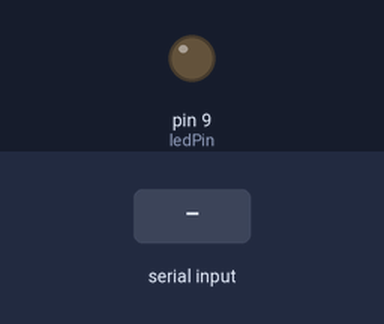
Simulated run of this sketch. Board: Arduino Uno, built with avr-gcc and run on an emulated ATmega328P. Shown: output pins drawn as LEDs (lit = HIGH). The inputs (shaded band) are chosen by the test bench.

Above: at 1.2 s.
1.3 s: "1" received over Serial
At 3.0 s:
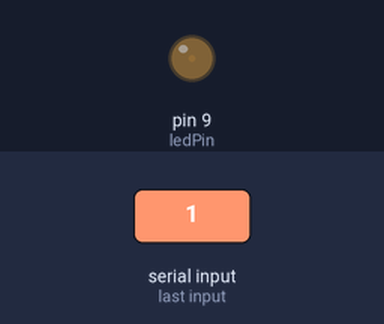
3.8 s: "90,45\n" received over Serial
At 4.3 s:
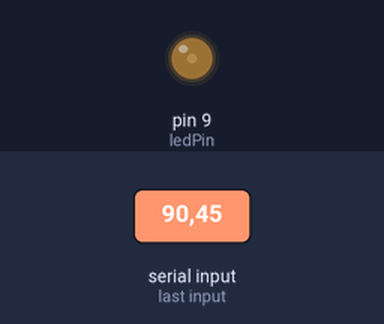
5.3 s: "30,150\n" received over Serial
At 6.5 s:
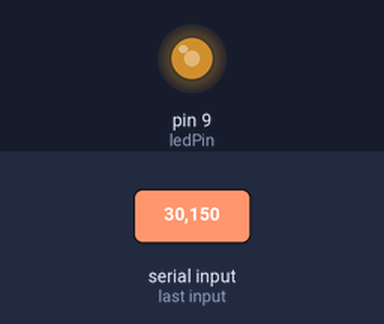
6.8 s: "200\n" received over Serial
At 7.7 s:
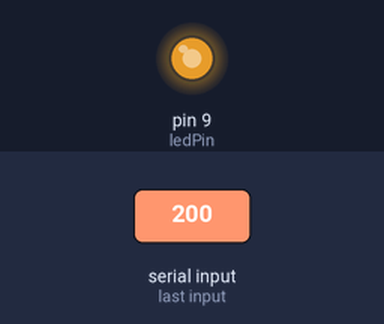
8.3 s: "90\n" received over Serial
At 8.8 s:
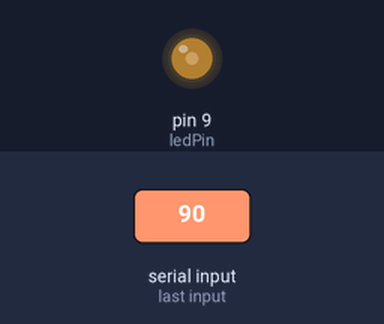
Timing chart, 0 to 10.8 s (numbered marks = the images above; inputs shaded):
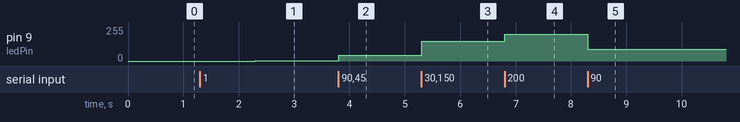

The sketch:

script.ino
```cpp
int ledPin = 9; // Use um pino PWM (exemplo: 9)

void setup() {
  pinMode(ledPin, OUTPUT); // Configura o pino como saída
  Serial.begin(9600);      // Inicializa a comunicação serial
}

void loop() {
  if (Serial.available()) { // Verifica se há dados disponíveis na serial

    int brightness = Serial.parseInt(); // Lê um valor numérico da serial
    if (brightness >= 0 && brightness <= 255) {
      analogWrite(ledPin, brightness); // Ajusta o brilho do LED
    }

     char command = Serial.read();
    if (command == '1') {
      digitalWrite(13, HIGH);
    } else if (command == '0') {
      digitalWrite(13, LOW);
    }
  }
}
```

Measured:
- after the input at 1.3 s, pin 9 (ledPin): 0/255 → 1/255 after 1.0 s
- after the input at 3.8 s, pin 9 (ledPin): 1/255 → 45/255 at once
- after the input at 5.3 s, pin 9 (ledPin): 45/255 → 150/255 at once
- after the input at 6.8 s, pin 9 (ledPin): 150/255 → 200/255 at once
- after the input at 8.3 s, pin 9 (ledPin): 200/255 → 90/255 at once
